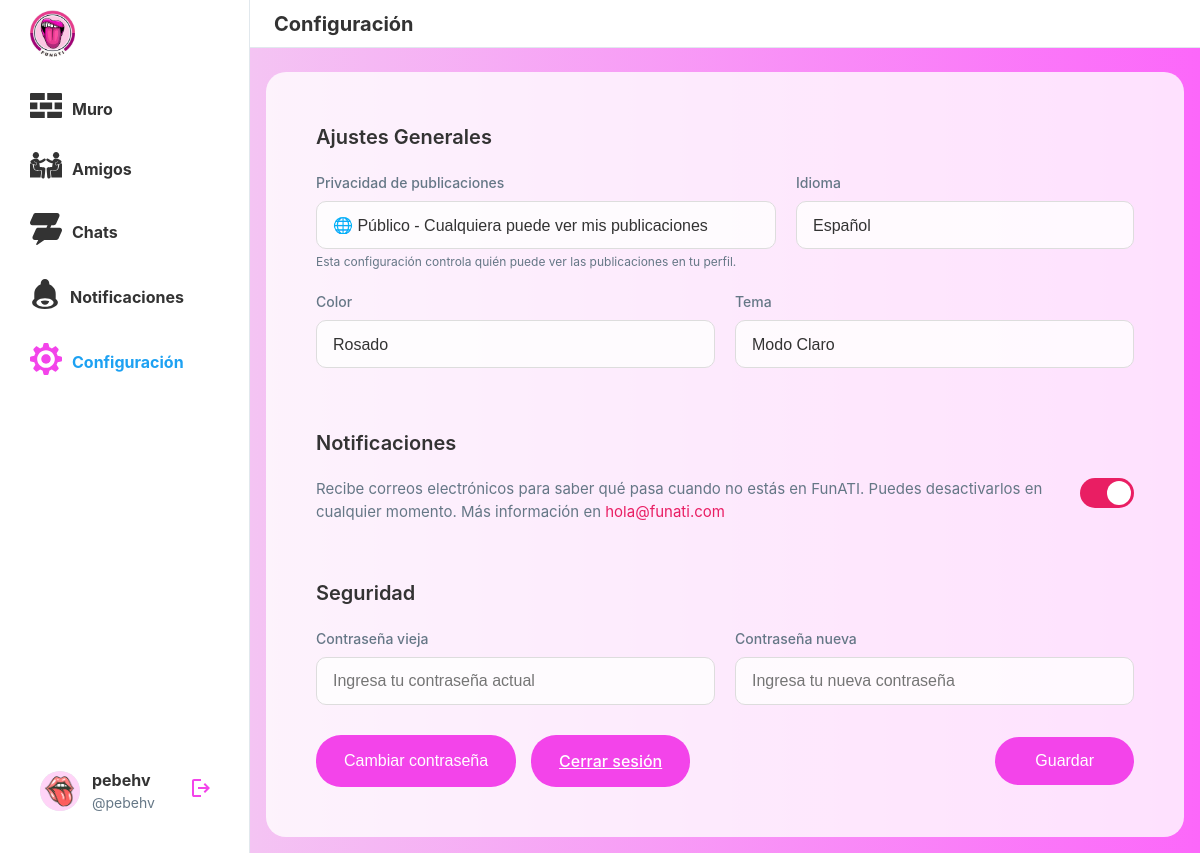
The app's page /settings/ (signed in) with its own data.
### funATIAPP/models.py (models this page shows, shortened)
class UserSettings(models.Model):
    COLOR_CHOICES = [
        ('rosado', 'Rosado'),
        ('azul', 'Azul'),
        ('verde', 'Verde'),
    ]
    PRIVACY_CHOICES = [
        ('publico', 'Público'),
        ('privado', 'Privado'),
    ]
    LANGUAGE_CHOICES = [
        ('es', 'Español'),
        ('en', 'English'),
        ('fr', 'Français'),
    ]
    THEME_CHOICES = [
        ('claro', 'Modo Claro'),
        ('oscuro', 'Modo Oscuro'),
        ('automatico', 'Automático'),
    ]
    user = models.OneToOneField(User, on_delete=models.CASCADE, related_name='settings')
    privacy = models.CharField(max_length=20, choices=PRIVACY_CHOICES, default='publico')
    language = models.CharField(max_length=10, choices=LANGUAGE_CHOICES, default='es')
    color_theme = models.CharField(max_length=20, choices=COLOR_CHOICES, default='rosado')
    theme_mode = models.CharField(max_length=20, choices=THEME_CHOICES, default='claro')
    email_notifications = models.BooleanField(default=True)
    created_at = models.DateTimeField(default=timezone.now)
    @classmethod
    def get_user_settings(cls, user):
        settings, created = cls.objects.get_or_create(user=user)
        return settings

### funATIAPP/views.py (the view, shortened to what this page needs)
# urls.py: path('settings/', views.settings_view, name='settings'),
@login_required
def settings_view(request):
    user_settings = UserSettings.get_user_settings(request.user)
    return render(request, 'settings.html', {
        'user_settings': user_settings
    })

### funATIAPP/context_processors.py (called while the page is built)
def user_settings(request):
    if request.user.is_authenticated:
        settings = UserSettings.get_user_settings(request.user)
        return {
            'user_settings': settings
        }
    return {
        'user_settings': None
    }

### funATIAPP/templates/settings.html (shortened to what this page needs)
{% extends 'base.html' %}
{% load static %}
{% block page_title %}Configuración{% endblock %}
{% block extra_css %}
<link rel="stylesheet" href="{% static 'css/settings.css' %}">
{% endblock %}
{% block content %}
<div class="settings-container">
    <form method="post" action="{% url 'funATIAPP:settings' %}">
        <div class="section">
            <h2>Ajustes Generales</h2>
            <div class="form-row">
                <div class="form-group">
                    <label>Privacidad de publicaciones</label>
                    <select class="form-control" name="privacy">
                        <option value="publico" {% if user_settings.privacy == 'publico' %}selected{% endif %}>🌐 Público - Cualquiera puede ver mis publicaciones</option>
                    </select>
                    <small style="color: var(--text-secondary); font-size: 12px; margin-top: 4px; display: block;">
                        Esta configuración controla quién puede ver las publicaciones en tu perfil.
                    </small>
                </div>
                <div class="form-group">
                    <label>Idioma</label>
                    <select class="form-control" name="language">
                        <option value="es" {% if user_settings.language == 'es' %}selected{% endif %}>Español</option>
                    </select>
                </div>
            </div>
            <div class="form-row">
                <div class="form-group">
                    <label>Color</label>
                    <select class="form-control" name="color" id="colorSelector">
                        <option value="rosado" {% if user_settings.color_theme == 'rosado' %}selected{% endif %}>Rosado</option>
                    </select>
                </div>
                <div class="form-group">
                    <label>Tema</label>
                    <select class="form-control" name="theme">
                        <option value="claro" {% if user_settings.theme_mode == 'claro' %}selected{% endif %}>Modo Claro</option>
                    </select>
                </div>
            </div>
        </div>
        <div class="section">
            <h2>Notificaciones</h2>
            <div class="notification-item">
                <div class="notification-text">
                    Recibe correos electrónicos para saber qué pasa cuando no estás en FunATI. Puedes desactivarlos en cualquier momento. Más información en <a href="#">hola@funati.com</a>
                </div>
                <div class="toggle-switch" id="notificationToggle">
                </div>
            </div>
        </div>
        <div class="section">
            <h2>Seguridad</h2>
            <div class="password-row">
                <div class="form-group">
                    <label>Contraseña vieja</label>
                    <input type="password" class="password-input" name="old_password" placeholder="Ingresa tu contraseña actual">
                </div>
                <div class="form-group">
                    <label>Contraseña nueva</label>
                    <input type="password" class="password-input" name="new_password" placeholder="Ingresa tu nueva contraseña">
                </div>
            </div>
            <div class="button-group">
                <div class="button-left">
                    <button type="button" class="btn btn-secondary" onclick="changePassword()">Cambiar contraseña</button>
                    <a href="{% url 'funATIAPP:logout' %}" class="btn btn-secondary close">Cerrar sesión</a>
                </div>
                <button type="submit" class="btn btn-save">Guardar</button>
            </div>
        </div>
    </form>
</div>
{% endblock %}

### funATIAPP/templates/menu-main.html (shortened to what this page needs)
{% load static %}
<nav class="sidebar">
      <div class="sidebar-logo">
        <a href="{% url 'funATIAPP:muro' %}">
          <img src="{% static 'assets/logo.png' %}" alt="FunATI" width="45px" height="auto">
        </a>
      </div>
      <div class="sidebar-nav">
        <a href="{% url 'funATIAPP:muro' %}" class="menu-item {% if request.resolver_match.url_name == 'muro' or request.resolver_match.url_name == 'app' %}active{% endif %}">
          <span class="icon-sidebar">
          </span>
          <span>Muro</span>
        </a>
        <a href="{% url 'funATIAPP:friends' %}" class="menu-item {% if request.resolver_match.url_name == 'friends' %}active{% endif %}">
                     <span class="icon-sidebar">
           </span>
          <span>Amigos</span>
        </a>
        <a href="{% url 'funATIAPP:chats' %}" class="menu-item {% if request.resolver_match.url_name == 'chats' or request.resolver_match.url_name == 'chat_room' %}active{% endif %}">
                     <span class="icon-sidebar">
           </span>
          <span>Chats</span>
        </a>
        <a href="{% url 'funATIAPP:notifications' %}" class="menu-item {% if request.resolver_match.url_name == 'notifications' %}active{% endif %}">
                     <span class="icon-sidebar">
           </span>
          <span>Notificaciones</span>
        </a>
        <a href="{% url 'funATIAPP:settings' %}" class="menu-item {% if request.resolver_match.url_name == 'settings' or request.resolver_match.url_name == 'edit_profile' %}active{% endif %}">
                     <span class="icon-sidebar">
           </span>
          <span>Configuración</span>
        </a>
      </div>
      <div class="sidebar-footer">
        {% if user.is_authenticated %}
        <a href="{% url 'funATIAPP:profile' %}" class="profile-btn">
          <span class="sidebar-avatar">
            {% if user.profile.avatar %}
              <img src="{{ user.profile.avatar.url }}" alt="Avatar" class="sidebar-avatar-img" />
            {% else %}
              <img src="{% static 'assets/user-placeholder.png' %}" alt="Avatar" class="sidebar-avatar-img" />
            {% endif %}
          </span>
          <span class="user-info user-info2">
            <span class="user-name">
              {% if user.first_name or user.last_name %}
                {{ user.first_name }} {{ user.last_name }}
              {% else %}
                {{ user.username }}
              {% endif %}
            </span>
            <span class="user-username">@{{ user.username }}</span>
          </span>
        </a>
        {% endif %}
        <a href="{% url 'funATIAPP:logout' %}" class="logout-btn" title="Cerrar sesión">
          <span>
            <svg
              xmlns="http://www.w3.org/2000/svg"
              height="24px"
              viewBox="0 -960 960 960"
              width="24px"
              fill="#F344EA"
            >
              <path
                d="M200-120q-33 0-56.5-23.5T120-200v-560q0-33 23.5-56.5T200-840h280v80H200v560h280v80H200Zm440-160-55-58 102-102H360v-80h327L585-622l55-58 200 200-200 200Z"
              />
            </svg>
          </span>
        </a>
    </div>
</nav>

### funATIAPP/static/css/styles.css (style rules this page uses)
:root { --primary-color: #f344ea; --text-color: #333; --light-gray: #f5f5f5; --border-color: #e1e8ed; --font-main: "Lato", -apple-system, BlinkMacSystemFont, "Segoe UI", Roboto, Helvetica, Arial, sans-serif; --sidebar-width: 250px; --bg-primary: white; --bg-sidebar: white; --bg-topbar: white; --bg-container: rgba(255, 255, 255, 0.8); --text-primary: #333; --text-secondary: #657786; --border-light: #e1e8ed; }
* { margin: 0; padding: 0; box-sizing: border-box; }
body { font-family: var(--font-main); color: var(--text-primary); line-height: 1.5; background-color: var(--bg-primary); display: grid; grid-template-columns: var(--sidebar-width) 1fr; height: 100vh; overflow: hidden; }
.sidebar { position: relative; height: 100vh; width: var(--sidebar-width); padding: 20px; padding-top: 10px; border-right: 1px solid var(--border-light); background-color: var(--bg-sidebar); display: flex; flex-direction: column; overflow-y: auto; }
.sidebar-logo { font-size: 24px; font-weight: bold; margin-bottom: 16px; padding-left: 10px; }
.sidebar-nav { display: flex; flex-direction: column; flex-grow: 1; overflow-y: auto; gap: 8px; }
.sidebar-nav a { display: flex; align-items: center; gap: 10px; padding: 10px; border-radius: 20px; text-decoration: none; color: var(--text-primary); font-weight: bold; transition: all 0.2s; }
.sidebar-nav a.active { color: #1DA1F2; }
.sidebar-nav a.active .icon-sidebar svg { fill: var(--primary-color); }
.sidebar-footer { margin-top: auto; padding: 12px 8px; display: flex; align-items: center; gap: 8px; width: 100%; box-sizing: border-box; }
.profile-btn { display: flex; align-items: center; gap: 12px; flex: 1; min-width: 0; padding: 8px 12px; border-radius: 20px; text-decoration: none; color: var(--text-primary); transition: background-color 0.2s; }
.sidebar-avatar { width: 40px; height: 40px; border-radius: 50%; background-color: #e1e8ed; flex-shrink: 0; display: block; }
.user-info { display: flex; flex-direction: column; flex: 1; min-width: 0; overflow: hidden; }
.user-name { font-weight: bold; white-space: nowrap; overflow: hidden; text-overflow: ellipsis; }
.user-username { color: var(--text-secondary); font-size: 14px; white-space: nowrap; overflow: hidden; text-overflow: ellipsis; }
.logout-btn { background: none; border: none; cursor: pointer; padding: 8px; border-radius: 50%; transition: background-color 0.2s; flex-shrink: 0; }
.section { padding: 20px; }

### funATIAPP/templates/menu-main.html (style rules this page uses)
.sidebar-avatar-img { width: 40px; height: 40px; border-radius: 50%; object-fit: cover; }
.sidebar-avatar { display: flex; align-items: center; justify-content: center; width: 40px; height: 40px; border-radius: 50%; background-color: #e1e8ed; overflow: hidden; }
.sidebar .sidebar-nav .menu-item { color: var(--text-primary) !important; }
.sidebar .sidebar-nav .menu-item.active { color: #1DA1F2 !important; }
.sidebar .sidebar-nav .menu-item.active .icon-sidebar { color: #F344EA !important; }
.logout-btn { display: flex; align-items: center; justify-content: center; width: 40px; height: 40px; border-radius: 50%; text-decoration: none; background: none; border: none; cursor: pointer; transition: background-color 0.2s ease; }

### records on screen
UserSettings: privacy "🌐 Público - Cualquiera puede ver mis publicaciones", language "Español", color "Rosado", theme "Modo Claro"

### other values on screen
{{ user.username }} "pebehv"
